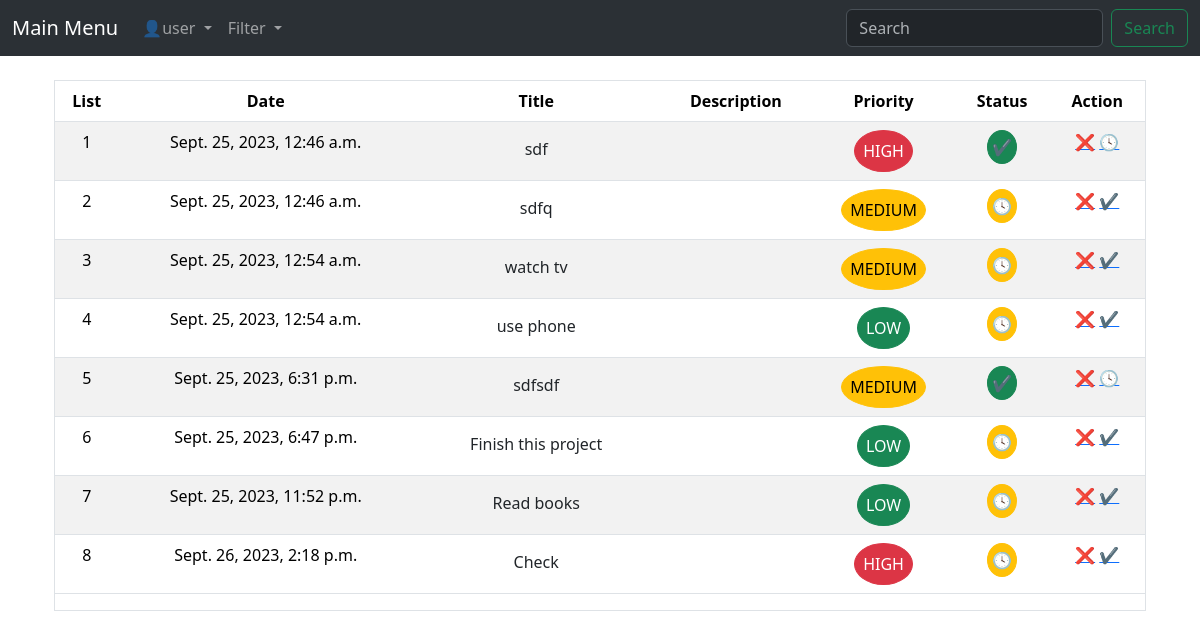
The app's page / (signed in) with its own data.
### app/models.py (models this page shows)
class todo(models.Model):
    status_choices = [("C", "Completed"), ("P", "Pending")]
    priority_choices = [
        ("1", "High"),
        ("2", "Medium"),
        ("3", "Low"),
    ]
    title = models.CharField(max_length=30)
    status = models.CharField(max_length=2, choices=status_choices)
    date = models.DateTimeField(default=timezone.now)
    priority = models.CharField(max_length=6, choices=priority_choices)
    user = models.ForeignKey(User, on_delete=models.CASCADE)
    description = models.CharField(max_length=100)

### app/views.py (the view)
# urls.py: path("", home, name="home"),
@login_required(login_url="login")
def home(request):
    if request.user.is_authenticated:
        user = request.user
        Todo = todo.objects.filter(user=user)
        Context = {"todo": Todo, "user": user}
        return render(request, "index.html", context=Context)

### app/templates/index.html
{% extends 'base.html' %}
{% block content %}
<div>
    <div class="container pt-4">
        <div class="row mx-auto">
            <div class="col">
                <div class="border">
                    {% if todo|length == 0 %}
                    <div class="text-center p-4">
                        <h1 class="alert alert-success">NO TASK AVAILABLE!</h1>
                    </div>
                    {%else%}
                    <table class="table table-striped text-center">
                        <thead>
                            <tr>
                                <th>List</th>
                                <th>Date</th>
                                <th>Title</th>
                                <th>Description</th>
                                <th>Priority</th>
                                <th>Status</th>
                                <th>Action</th>
                            </tr>
                        </thead>
                        <tbody>
                            {% for e in todo %}
                            <tr>
                                <td>{{ forloop.counter }}</td>
                                <td>{{ e.date }}</td>
                                <td><a href="/description/{{ e.id }}" class="btn">{{ e.title }}</a></td>
                                <td>{{ e.description }}</td>
                                <td>
                                    {% if e.priority == '1' %}
                                    <a class="btn btn-danger p-2 rounded-circle" title="Completed">HIGH</a>
                                    {% elif e.priority == '2' %}
                                    <a class="btn btn-warning p-2 rounded-circle" title="Pending">MEDIUM</a>
                                    {% else %}
                                    <a class="btn btn-success p-2 rounded-circle" title="Pending">LOW</a>
                                    {%endif%}
                                </td>
                                <td>
                                    {% if e.status == 'C'%}
                                    <a class="btn btn-success p-1 rounded-circle" title="Completed">✔️</a>
                                    {%else%}
                                    <a class="btn btn-warning p-1 rounded-circle" title="Pending">🕓</a>
                                    {%endif%}
                                </td>
                                <td><a href="/delete-task/{{ e.id }}" class="btn-danger" title="Delete">❌</a>
                                    {%if e.status == 'P'%}
                                    <a href="/change-task/{{ e.id }}/C" class="btn-success" title="Completed">✔️</a>
                                    {% else %}
                                    <a href="/change-task/{{ e.id }}/P" class="btn-success" title="Pending">🕓</a>
                                    {%endif%}
                                </td>
                            </tr>
                            {% endfor %}
                        </tbody>
                    </table>
                    {%endif%}
                </div>
            </div>
        </div>
    </div>
</div>
{% endblock %}

### app/templates/base.html (shortened to what this page needs)
<!doctype html>
<html lang="en">
<head>
    <link href="https://cdn.jsdelivr.net/npm/bootstrap@5.3.2/dist/css/bootstrap.min.css" rel="stylesheet"
>
</head>
<body>
    <nav class="navbar navbar-expand-lg bg-body-tertiary" data-bs-theme="dark">
        <div class="container-fluid">
            <a class="navbar-brand" href="#">Main Menu</a>
            <div class="collapse navbar-collapse" id="navbarSupportedContent">
                <ul class="navbar-nav me-auto mb-2 mb-lg-0">
                    {% if request.user.is_authenticated %}
                    <li class="nav-item dropdown">
                        <a class="nav-link dropdown-toggle" href="#" role="button" data-bs-toggle="dropdown"
                            aria-expanded="false">
                            👤{{user}}
                        </a>
                    </li>
                    <li class="nav-item dropdown">
                        <a class="nav-link dropdown-toggle" href="#" role="button" data-bs-toggle="dropdown"
                            aria-expanded="false">
                            Filter
                        </a>
                    </li>
                    {%endif%}
                </ul>
                <form class="d-flex" role="search" action="/search" method="post">
                    <input class="form-control me-2" type="search" placeholder="Search" name="search"
                        aria-label="Search">
                    <button class="btn btn-outline-success" type="submit">Search</button>
                </form>
            </div>
        </div>
    </nav>
    {% block content %}
    {% endblock %}
</body>
</html>

### records on screen
todo: date "Sept. 25, 2023, 12:46 a.m.", title "sdf", priority "HIGH"
todo: date "Sept. 25, 2023, 12:46 a.m.", title "sdfq", priority "MEDIUM"
todo: date "Sept. 25, 2023, 12:54 a.m.", title "watch tv", priority "MEDIUM"
todo: date "Sept. 25, 2023, 12:54 a.m.", title "use phone", priority "LOW"
todo: date "Sept. 25, 2023, 6:31 p.m.", title "sdfsdf", priority "MEDIUM"
todo: date "Sept. 25, 2023, 6:47 p.m.", title "Finish this project", priority "LOW"
todo: date "Sept. 25, 2023, 11:52 p.m.", title "Read books", priority "LOW"
todo: date "Sept. 26, 2023, 2:18 p.m.", title "Check", priority "HIGH"

### other values on screen
{{ user }} "user"
